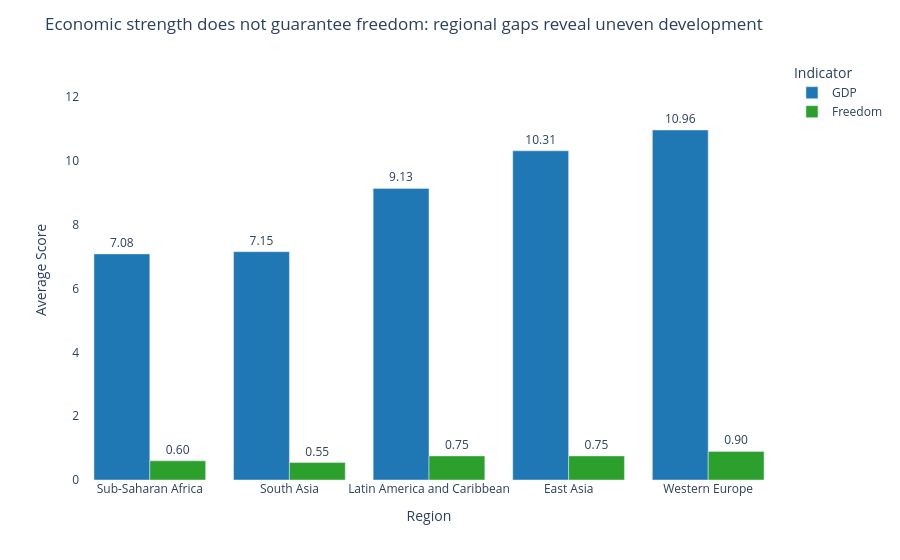

The code cell stored with this chart in its notebook:
### Markdown cell above
---
## Done? Stretch Goal

If you finish both tasks with time to spare, try this:

**Task 3 (stretch):** Build a **grouped bar chart** comparing 2 sub-factors (e.g. `GDP_per_capita` and `Freedom`) across the 5 most populated regions. Use colour meaningfully and write an insight title.

Regions to include: `'Western Europe'`, `'Latin America'`, `'East Asia'`, `'Sub-Saharan Africa'`, `'South Asia'`

### Code cell
# Stretch goal — grouped bar chart
# YOUR CODE HERE
# ------------------------------------
# Step 1: Filter selected regions
# ------------------------------------
regions = [
    'Western Europe',
    'Latin America and Caribbean',
    'East Asia',
    'Sub-Saharan Africa',
    'South Asia'
]

df_filtered = df[df['Region'].isin(regions)].copy()

# ------------------------------------
# Step 2: Aggregate mean values
# ------------------------------------
region_compare = df_filtered.groupby('Region')[['GDP', 'Freedom']].mean().reset_index()

# Sort for better readability
region_compare = region_compare.sort_values('GDP')

# ------------------------------------
# Step 3: Convert to long format for grouped bar chart
# ------------------------------------
df_melted = region_compare.melt(
    id_vars='Region',
    value_vars=['GDP', 'Freedom'],
    var_name='Indicator',
    value_name='Score'
)

# ------------------------------------
# Step 4: Create grouped bar chart
# ------------------------------------
import plotly.express as px

fig = px.bar(
    df_melted,
    x='Region',
    y='Score',
    color='Indicator',
    barmode='group',
    text='Score',
    color_discrete_map={
        'GDP': '#1f77b4',      # strong blue
        'Freedom': '#2ca02c'   # green
    }
)

# ------------------------------------
# Step 5: Styling (professional quality)
# ------------------------------------
fig.update_traces(texttemplate='%{text:.2f}', textposition='outside')

fig.update_layout(
    title="Economic strength does not guarantee freedom: regional gaps reveal uneven development",
    xaxis_title="Region",
    yaxis_title="Average Score",
    plot_bgcolor='white',
    legend_title="Indicator"
)

# Zero baseline requirement
fig.update_yaxes(range=[0, df_melted['Score'].max() * 1.2], zeroline=True)

fig.show()

### Figure 1 — Plotly figure (JSON) as saved in the notebook; plotly's stock layout.template omitted (floating-point values rounded to 4 significant figures)
{"data": [{"alignmentgroup": "True", "hovertemplate": "Indicator=GDP<br>Region=%{x}<br>Score=%{text}<extra></extra>", "legendgroup": "GDP", "marker": {"color": "#1f77b4", "pattern": {"shape": ""}}, "name": "GDP", "offsetgroup": "GDP", "orientation": "v", "showlegend": true, "text": [7.082, 7.152, 9.135, 10.31, 10.96], "textposition": "outside", "texttemplate": "%{text:.2f}", "type": "bar", "x": ["Sub-Saharan Africa", "South Asia", "Latin America and Caribbean", "East Asia", "Western Europe"], "xaxis": "x", "y": [7.082, 7.152, 9.135, 10.31, 10.96], "yaxis": "y"}, {"alignmentgroup": "True", "hovertemplate": "Indicator=Freedom<br>Region=%{x}<br>Score=%{text}<extra></extra>", "legendgroup": "Freedom", "marker": {"color": "#2ca02c", "pattern": {"shape": ""}}, "name": "Freedom", "offsetgroup": "Freedom", "orientation": "v", "showlegend": true, "text": [0.5994, 0.5463, 0.7542, 0.754, 0.8961], "textposition": "outside", "texttemplate": "%{text:.2f}", "type": "bar", "x": ["Sub-Saharan Africa", "South Asia", "Latin America and Caribbean", "East Asia", "Western Europe"], "xaxis": "x", "y": [0.5994, 0.5463, 0.7542, 0.754, 0.8961], "yaxis": "y"}], "layout": {"barmode": "group", "legend": {"title": {"text": "Indicator"}, "tracegroupgap": 0}, "margin": {"t": 60}, "plot_bgcolor": "white", "title": {"text": "Economic strength does not guarantee freedom: regional gaps reveal uneven development"}, "xaxis": {"anchor": "y", "domain": [0, 1], "title": {"text": "Region"}}, "yaxis": {"anchor": "x", "domain": [0, 1], "range": [0, 13.16], "title": {"text": "Average Score"}, "zeroline": true}}}
